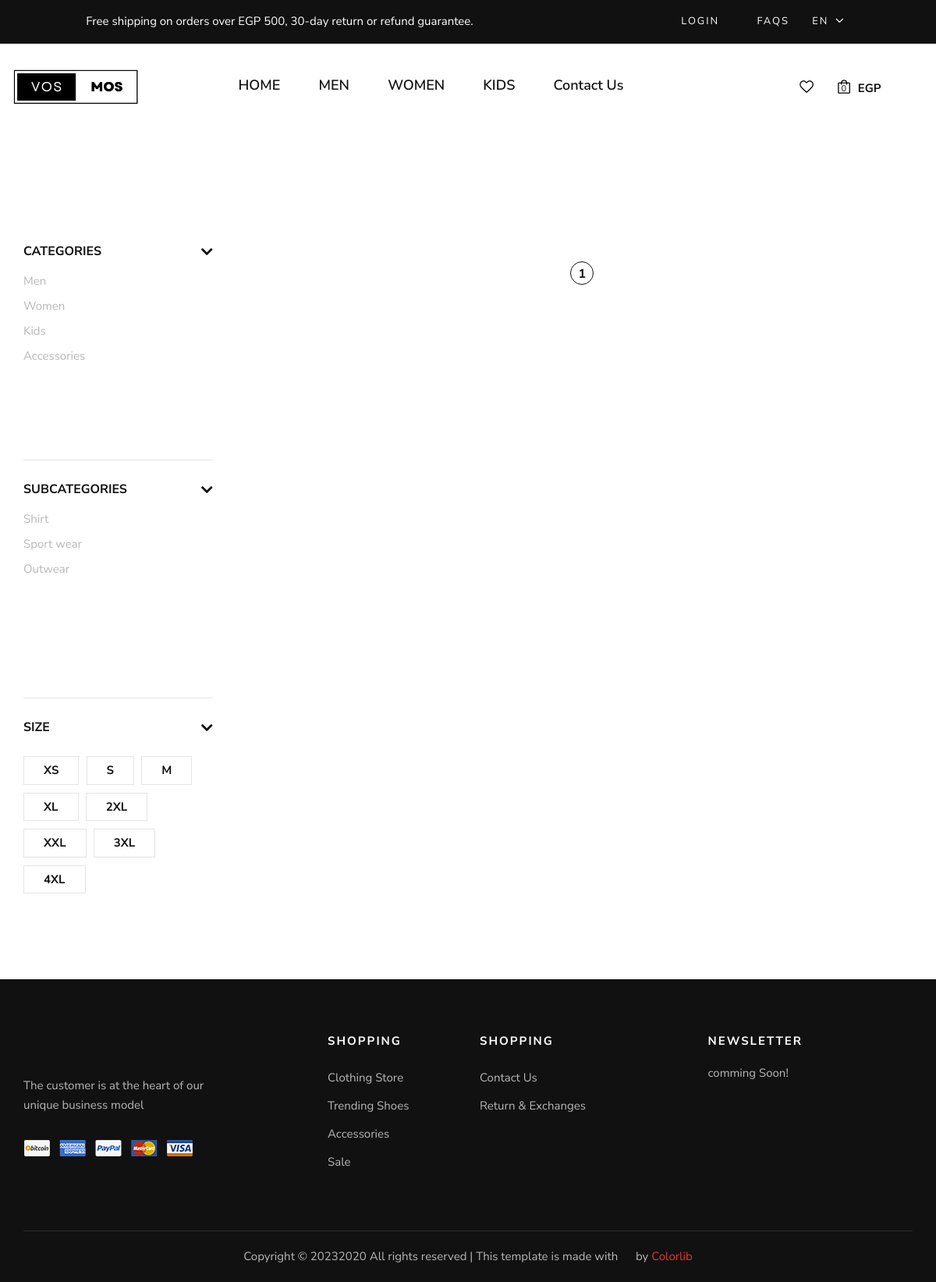
/products/, run on an earlier commit of the app's database.
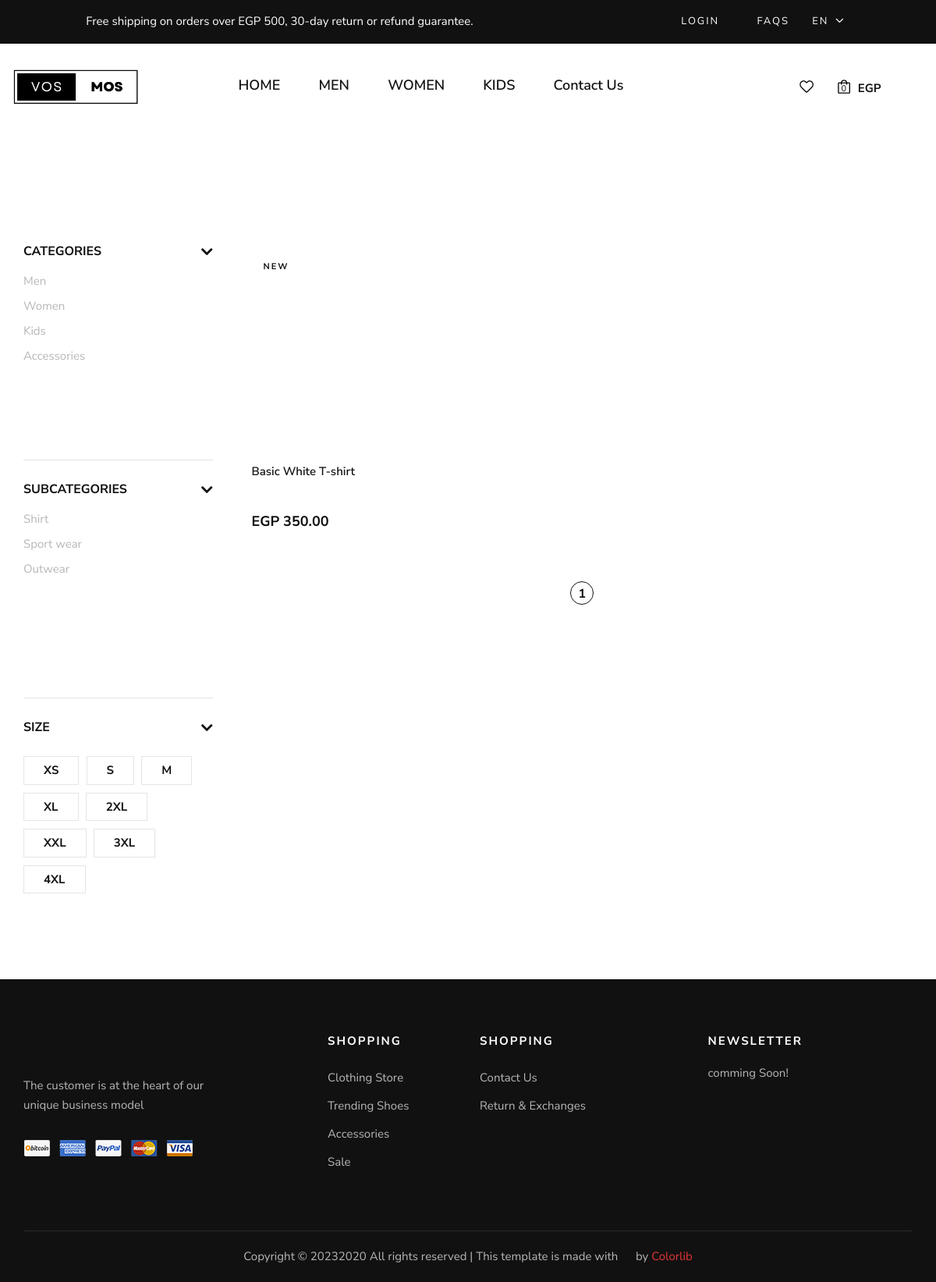
And on a later commit of the database.
### frontend/models.py (models this page shows, shortened)
class Product(models.Model):
    CATEGORY_CHOICES = (
        ('M', 'Men'),
        ('W', 'Women'),
        ('K', 'Kids'),
        ('A', 'Accessories'),
    )
    SUB_CATEGORY_CHOICES = (
    ('S', 'Shirt'),
    ('SW', 'Sport wear'),
    ('OW', 'Outwear')
    )
    LABEL_CHOICES = (
        ('NEW', 'primary'),
        ('BEST Seller', 'secondary'),
        ('N', '')
    )
    product_id = models.AutoField
    id = models.AutoField(primary_key=True, auto_created=True)
    product_name = models.CharField(max_length=50)
    category = models.CharField(choices=CATEGORY_CHOICES, max_length=2)
    label = models.CharField(choices=LABEL_CHOICES, max_length=11, default="")
    subcategory = models.CharField(choices= SUB_CATEGORY_CHOICES ,max_length=50, default="")
    price = models.FloatField(default=0)
    discount_price = models.FloatField(default=0)
    desc = models.CharField(max_length=300)
    pub_date = models.DateField()
    image = models.ImageField(upload_to="static/images", default="")
    material = models.CharField(max_length=50, default="Coton 100%")
    description = models.TextField(default="Description")
    def get_absolute_url(self):
        return f"/product_detail/{self.id}/"

### frontend/views.py (the view)
# urls.py: path('products/', views.show_products, name='show_products'),
def show_products(request, category=None, subcategory=None):
    products = Product.objects.all()
    if category:
        products = products.filter(category=category)
    if subcategory:
        products = products.filter(subcategory=subcategory)
    paginator = Paginator(products, 15) # Show 15 products per page
    page_number = request.GET.get('page')
    page_obj = paginator.get_page(page_number)
    context = {'page_obj': page_obj, 'categories': Product.CATEGORY_CHOICES, 'subcategories': Product.SUB_CATEGORY_CHOICES}
    return render(request, 'products.html', context)

### frontend/templates/products.html (shortened to what the changed rows need)
{% extends "layout.html" %}
{% load static %}
{% block body %}
    <section class="shop spad">
        <div class="container">
            <div class="row">
                 <div class="col-lg-3">
                        <div id="filters" class="collapse">
                        <div class="shop__sidebar">
                            <div class="shop__sidebar__accordion">
                                <div class="accordion" id="accordionExample">
                                    <div class="card">
                                        <div id="collapseOne" class="collapse show" data-parent="#accordionExample">
                                            <div class="card-body">
                                                <div class="shop__sidebar__categories">
                                                    <ul class="nice-scroll">
                                                        {% for category, label in categories %}
                                                        <li><a href="{% url 'show_products' category %}">{{ label }}</a></li>
                                                        {% endfor %}
                                                    </ul>
                                                </div>
                                            </div>
                                        </div>
                                    </div>
                                    <div class="card">
                                        <div id="collapseOne" class="collapse show" data-parent="#accordionExample">
                                            <div class="card-body">
                                                <div class="shop__sidebar__categories">
                                                    <ul class="nice-scroll">
                                                        {% for category, label in subcategories %}
                                                        <li><a href="{% url 'show_products' category %}">{{ label }}</a></li>
                                                        {% endfor %}
                                                    </ul>
                                                </div>
                                            </div>
                                        </div>
                                    </div>
                                </div>
                            </div>
                        </div>
                    </div>
                </div>
                <div class="col-lg-9">
                    <div class="row">
                        {% for product in page_obj %}
                            <div class="col-lg-4 col-md-6 col-sm-6 col-6">
                                    <div class="product__item" data-size="{{ product.size }}" data-price="{{ product.price }}">
                                        <div class="product__item__pic set-bg" data-setbg="{{ product.image.url }}"
                                            onclick="window.location.href='{{ product.get_absolute_url }}'">
                                            {% if product.label != 'N' %}
                                            <span class="label">{{ product.label }}</span>
                                            {% endif %}
                                        </div>
                                        <div class="product__item__text">
                                            <h6>{{ product.product_name }}</h6>
                                            <div class="rating">
                                                <i class="fa fa-star-o"></i>
                                                <i class="fa fa-star-o"></i>
                                                <i class="fa fa-star-o"></i>
                                                <i class="fa fa-star-o"></i>
                                                <i class="fa fa-star-o"></i>
                                            </div>
                                            <h5>EGP {{ product.price|floatformat:2 }}</h5>
                                        </div>
                                    </div>
                            </div>
                                  {% endfor %}
                    </div>
                    <div class="row">
                        <div class="col-lg-12">
                            <div class="product__pagination">
                                {% for i in page_obj.paginator.page_range %}
                                    {% if page_obj.number == i %}
                                        <a class="active" href="?page={{ i }}">{{ i }}</a>
                                    {% else %}
                                        <a href="?page={{ i }}">{{ i }}</a>
                                    {% endif %}
                                {% endfor %}
                            </div>
                        </div>
                    </div>
                </div>
            </div>
        </div>
    </section>
{% endblock %}

What changed in the data, as far as the page shows it:
added Product: label "NEW", product_name "Basic White T-shirt", price "350.00"
